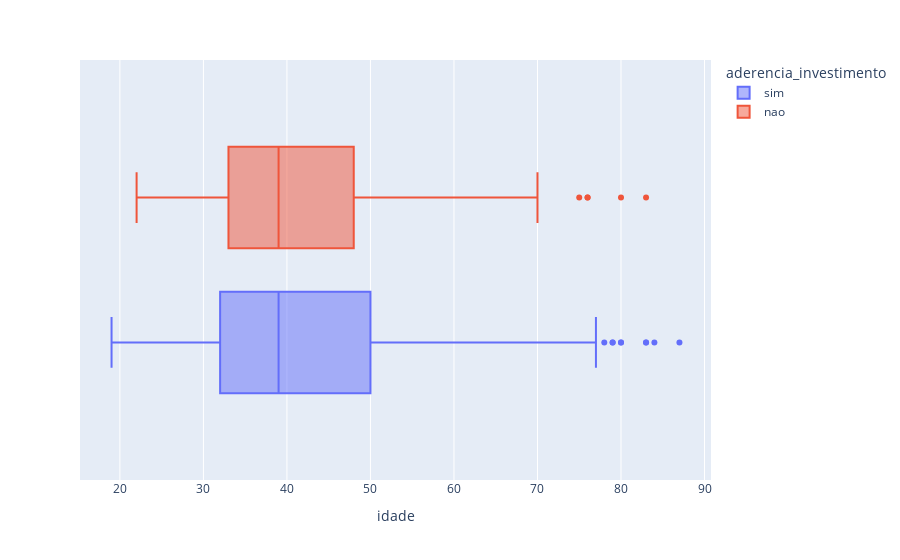

Here is the notebook cell this chart was saved with:
### Markdown cell above
### Variáveis numéricas

### Code cell
px.box(dados, x = 'idade', color = 'aderencia_investimento')

### Figure 1 — Plotly figure (JSON) as saved in the notebook; plotly's stock layout.template omitted (floating-point values rounded to 4 significant figures; data arrays with more than 128 entries replaced by an {"elided": "..."} marker saying what was removed)
{"data": [{"alignmentgroup": "True", "hovertemplate": "aderencia_investimento=sim<br>idade=%{x}<extra></extra>", "legendgroup": "sim", "marker": {"color": "#636efa"}, "name": "sim", "notched": false, "offsetgroup": "sim", "orientation": "h", "showlegend": true, "type": "box", "x": {"elided": "502 int values"}, "x0": " ", "xaxis": "x", "y0": " ", "yaxis": "y"}, {"alignmentgroup": "True", "hovertemplate": "aderencia_investimento=nao<br>idade=%{x}<extra></extra>", "legendgroup": "nao", "marker": {"color": "#EF553B"}, "name": "nao", "notched": false, "offsetgroup": "nao", "orientation": "h", "showlegend": true, "type": "box", "x": {"elided": "766 int values"}, "x0": " ", "xaxis": "x", "y0": " ", "yaxis": "y"}], "layout": {"boxmode": "group", "legend": {"title": {"text": "aderencia_investimento"}, "tracegroupgap": 0}, "margin": {"t": 60}, "xaxis": {"anchor": "y", "domain": [0, 1], "title": {"text": "idade"}}, "yaxis": {"anchor": "x", "domain": [0, 1]}}}
